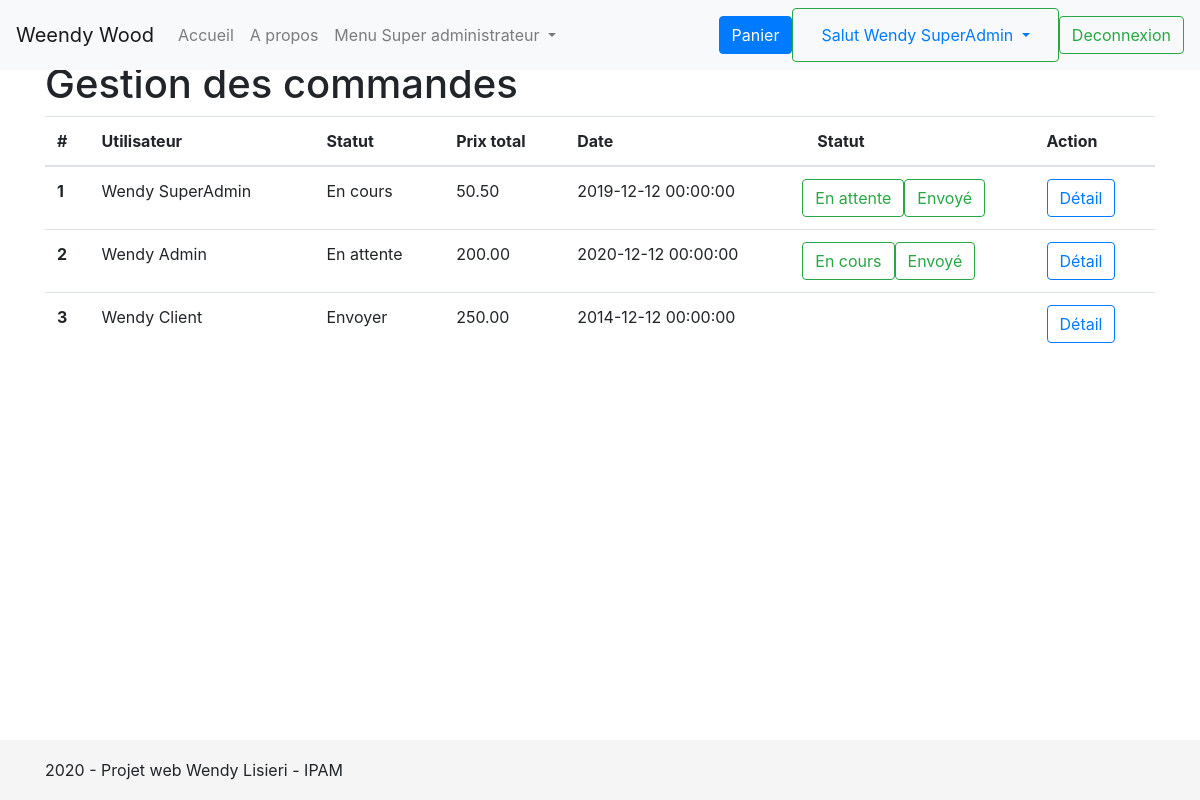
The app's page /adminCommandes (signed in) with its own data.
### tables this page shows
CREATE TABLE enTeteCommande(idEnTeteCommande INT PRIMARY KEY AUTO_INCREMENT, idUtilisateur INT, idStatut INT, prixTotal NUMERIC (10,2), dateCommande DATETIME, FOREIGN KEY (idUtilisateur) REFERENCES utilisateurs (idUtilisateur), FOREIGN KEY (idStatut) REFERENCES statut (idStatut));

CREATE TABLE utilisateurs (idUtilisateur INT PRIMARY KEY AUTO_INCREMENT, idRole INT, nom VARCHAR(255), prenom VARCHAR(255), email VARCHAR(500) UNIQUE, mdp VARCHAR(255), isActive INT, FOREIGN KEY (idRole) REFERENCES roles (idRole) );

CREATE TABLE statut(idStatut INT PRIMARY KEY AUTO_INCREMENT, nomStatut VARCHAR(255));

### controllers/adminCommandes.php (called while the page is built)
<?php
require 'models/commande.php';
$commandes = getEnTeteCommandes();
include 'views/adminCommandes.php';
?>

### models/commande.php (called while the page is built, shortened)
<?php
function getEnTeteCommandes() {
    $db = getDb();
    $reponse = $db->query(
	'SELECT e.idEnTeteCommande, u.prenom, u.nom, u.idUtilisateur, s.idStatut, s.nomStatut,  e.prixTotal,e.dateCommande
	FROM enTeteCommande AS e
	INNER JOIN utilisateurs AS u
		ON e.idUtilisateur = u.idUtilisateur
	INNER JOIN statut AS s
		ON e.idStatut = s.idStatut');
    $donnees = $reponse->fetchAll();
    return $donnees;
}
?>

### views/adminCommandes.php (the view, shortened to what this page needs)
<table class="table">
    <thead>
        <tr>
            <th scope="col">#</th>
            <th scope="col">Utilisateur</th>
            <th scope="col">Statut</th>
			<th scope="col">Prix total</th>
			<th scope="col">Date</th>
            <th scope="col">Statut</th>
            <th scope="col">Action</th>
        </tr>
    </thead>
    <tbody>
        <?php foreach($commandes as $commande):?>
			<tr>
				<th scope="row"><?=$commande['idEnTeteCommande']?></th>
				<td><?=$commande['prenom']?> <?=$commande['nom']?></td>
				<td><?=$commande['nomStatut']?></td>
				<td><?=$commande['prixTotal']?></td>
				<td><?=$commande['dateCommande']?></td>
				<td>
					<div class="row">
						<?php if($commande['idStatut'] != 3):?>
							<?php if($commande['idStatut'] != 1):?>
								<form method ='post' action="statut">
									<button class="btn btn-outline-success" type="submit">En cours</button>
								</form>
							<?php endif ?>
							<?php if($commande['idStatut'] != 2):?>
								<form method ='post' action="statut">
									<button class="btn btn-outline-success" type="submit">En attente</button>
								</form>
							<?php endif ?>
							<form method ='post' action="statut">
								<button class="btn btn-outline-success" type="submit">Envoyé</button>
							</form>
						<?php endif ?>
					</div>
				</td>
				<td>
					<form method ='post' action="detailsCommandes">
						<button class="btn btn-outline-primary" type="submit">Détail</button>
					</form>
				</td>
			</tr>
        <?php endforeach ?>
    </tbody>
</table>
<?php
include 'includes/layout.php';
?>

### css/sticky-footer-navbar.css (style rules this page uses)
html { position: relative; min-height: 100%; }
body { margin-bottom: 60px; }

### records on screen
entetecommande: idEnTeteCommande "1", idUtilisateur.prenom "Wendy", idUtilisateur.nom "SuperAdmin", idStatut.nomStatut "En cours", prixTotal "50.50", dateCommande "2019-12-12 00:00:00"
entetecommande: idEnTeteCommande "2", idUtilisateur.prenom "Wendy", idUtilisateur.nom "Admin", idStatut.nomStatut "En attente", prixTotal "200.00", dateCommande "2020-12-12 00:00:00"
entetecommande: idEnTeteCommande "3", idUtilisateur.prenom "Wendy", idUtilisateur.nom "Client", idStatut.nomStatut "Envoyer", prixTotal "250.00", dateCommande "2014-12-12 00:00:00"

### other values on screen
$_SESSION['prenom'] "Wendy"
$_SESSION['nom'] "SuperAdmin"
$title "Gestion des commandes"
